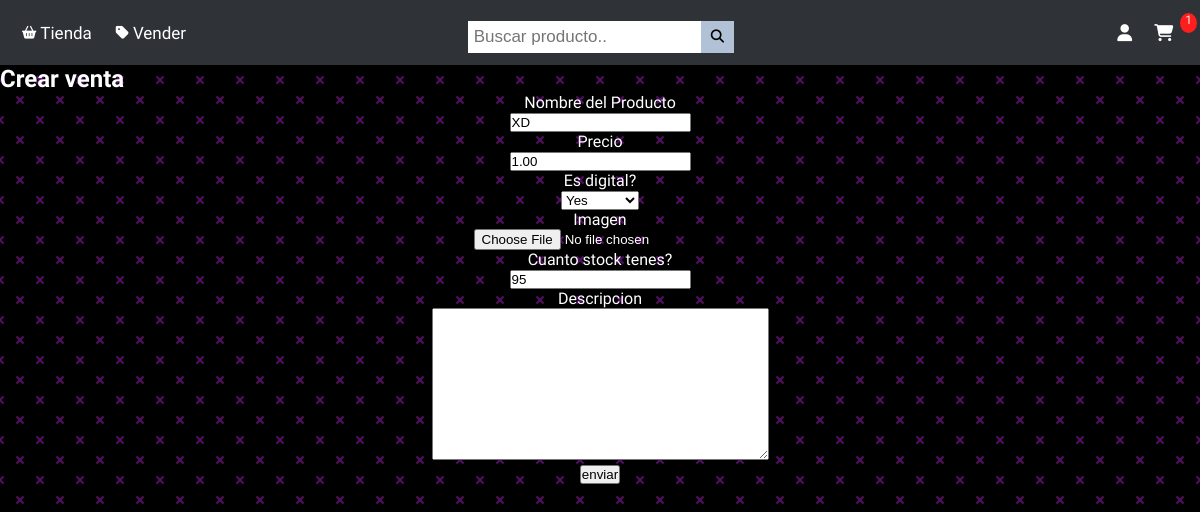
The page /ActuProducto/19 (signed in) on the database as committed earlier.
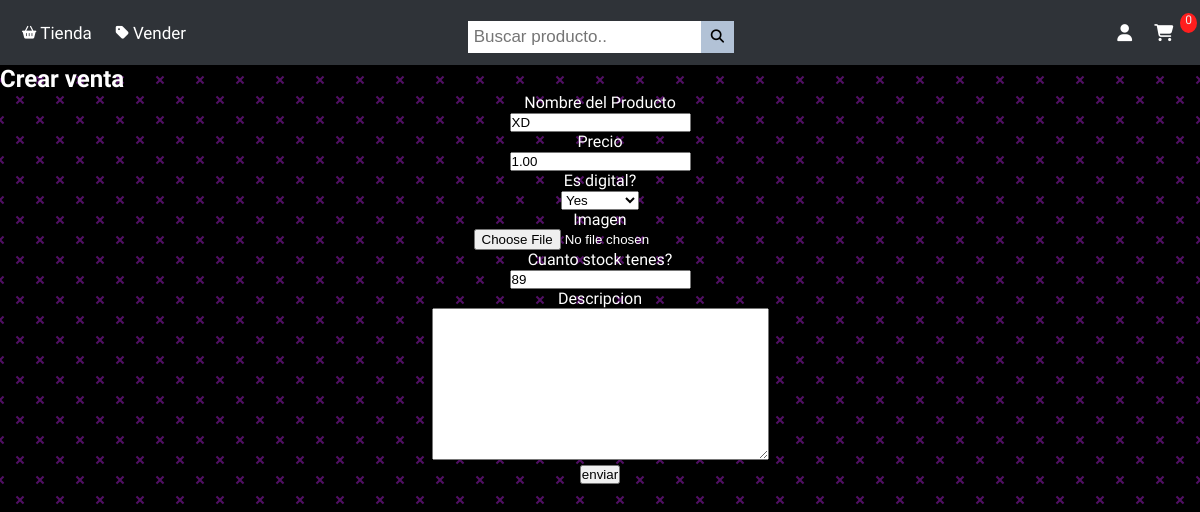
The same page on the database as committed later.
### usuarios/models.py (models this page shows, shortened)
class Producto(models.Model):
    name = models.CharField(max_length=100, null=True)
    precio = models.DecimalField(max_digits=9, decimal_places=2)
    digital = models.BooleanField(default=False, null=True)
    vendido_por = models.ForeignKey(Usuario, on_delete=CASCADE, null=True)
    imagen = models.ImageField(null=True, blank=True)
    stock = models.IntegerField(default=1)
    descripcion = models.TextField(null=True, blank=True)

### usuarios/views.py (the view)
# urls.py: path('ActuProducto/<int:id>', views.ActuProducto, name="ActuProducto"),
@login_required(login_url='login')
def ActuProducto(request, id=None):
    cliente = request.user.usuario
    producto = Producto.objects.get(id = id)
    orden, creada = Orden.objects.get_or_create(cliente=cliente, completado=False)
    cartItems = orden.Items_Carrito
    form = ProductoForm(instance=producto)
    if request.method == 'POST':
        form = ProductoForm(request.POST, instance=producto)
        if form.is_valid():
            form.save()
            return redirect('clientes')
    context ={'form': form, 'productos':productos, 'cartItems': cartItems}
    return render(request, 'usuarios/productosEdit.html', context)

### usuarios/forms.py
class ProductoForm(ModelForm):
    class Meta:
        model = Producto
        fields = ('name', 'precio', 'digital', 'imagen', 'stock', 'descripcion')
        widgets = {
            'name': TextInput(attrs={
                'class' : 'form-control',
                'max_length' : '100',
            }),
            'precio' : NumberInput(attrs={
                'class' : 'form-control',
                'max_length' : '100',
            })
        }
        labels={
            'name' : 'Nombre del Producto',
            'digital' : 'Es digital?',
            'stock' : 'Cuanto stock tenes?'
        }

### usuarios/models.py (called while the page is built)
    @property
    def Items_Carrito(self):
        if self.completado != True:
            ordenitems = self.ordenitem_set.all()
            total = sum([item.Cantidad for item in ordenitems])
            return total
        else:
            return False

### usuarios/templates/usuarios/productosEdit.html (shortened to what this page needs)
{% extends 'usuarios/base.html'%}
{% load static %}
{% block content %}
<form method="post" enctype="multipart/form-data">
    <H2>Crear venta</H2>
    <ul>
    {% for vender in form %}
    <div class="form-group">
        <li><label>{{vender.label}}</label></li>
        <li>{{vender}}</li>
    </div>
    {% endfor %}
    <input type="submit" value="enviar">
    </ul>
</form>
{% endblock %}

Rows that differ between the two databases and show on the page:
changed Producto "XD": stock "95" → "89"
Other text that changed with them:
{{ cartItems }}: "1" → "0"
